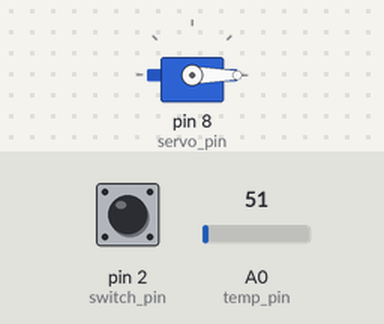
This program was run on a simulated Arduino Mega 2560, built with avr-gcc and run on an emulated ATmega2560. On the bench: servo. Inputs (shaded band) come from the test bench; at power-on: pin 2 (switch_pin) HIGH, A0 (temp_pin) = 51.

Above: at 0.05 s.
At 5.35 s:
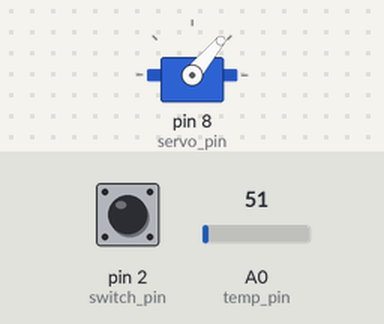
At 8.0 s:
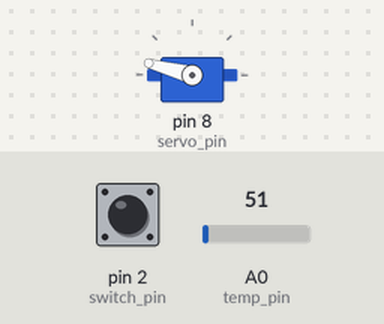
At 10.65 s:
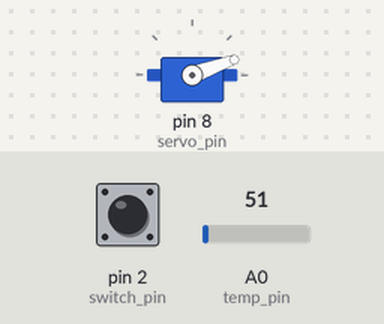
Timing chart, 0 to 14.3 s (numbered marks = the images above):
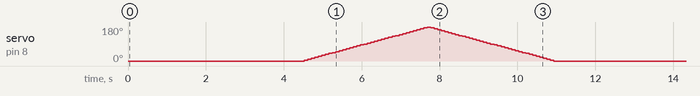

The program:

main.cpp
```cpp
#include <Servo.h>
#include <Arduino.h>
#include <Arduino_FreeRTOS.h>
#include <task.h>
#include <queue.h>

/*
 * File: rtwtypes.h
 *
 * Code generated for Simulink model 'ex5_StateChart1'.
 *
 * Model version                  : 1.21
 * Simulink Coder version         : 24.1 (R2024a) 19-Nov-2023
 * C/C++ source code generated on : Fri Dec 13 20:31:26 2024
 *
 * Target selection: ert.tlc
 * Embedded hardware selection: Intel->x86-64 (Windows64)
 * Code generation objectives: Unspecified
 * Validation result: Not run
 */

#ifndef RTWTYPES_H
#define RTWTYPES_H

/* Logical type definitions */
#if (!defined(__cplusplus))
#ifndef false
#define false                          (0U)
#endif

#ifndef true
#define true                           (1U)
#endif
#endif

/*=======================================================================*
 * Target hardware information
 *   Device type: Intel->x86-64 (Windows64)
 *   Number of bits:     char:   8    short:   16    int:  32
 *                       long:  32
 *                       native word size:  64
 *   Byte ordering: LittleEndian
 *   Signed integer division rounds to: Zero
 *   Shift right on a signed integer as arithmetic shift: on
 *=======================================================================*/

/*=======================================================================*
 * Fixed width word size data types:                                     *
 *   int8_T, int16_T, int32_T     - signed 8, 16, or 32 bit integers     *
 *   uint8_T, uint16_T, uint32_T  - unsigned 8, 16, or 32 bit integers   *
 *   real32_T, real64_T           - 32 and 64 bit floating point numbers *
 *=======================================================================*/
typedef signed char int8_T;
typedef unsigned char uint8_T;
typedef short int16_T;
typedef unsigned short uint16_T;
typedef int int32_T;
typedef unsigned int uint32_T;
typedef float real32_T;
typedef double real64_T;

/*===========================================================================*
 * Generic type definitions: boolean_T, char_T, byte_T, int_T, uint_T,       *
 *                           real_T, time_T, ulong_T.                        *
 *===========================================================================*/
typedef double real_T;
typedef double time_T;
typedef unsigned char boolean_T;
typedef int int_T;
typedef unsigned int uint_T;
typedef unsigned long ulong_T;
typedef char char_T;
typedef unsigned char uchar_T;
typedef char_T byte_T;

/*===========================================================================*
 * Complex number type definitions                                           *
 *===========================================================================*/
#define CREAL_T

typedef struct {
  real32_T re;
  real32_T im;
} creal32_T;

typedef struct {
  real64_T re;
  real64_T im;
} creal64_T;

typedef struct {
  real_T re;
  real_T im;
} creal_T;

#define CINT8_T

typedef struct {
  int8_T re;
  int8_T im;
} cint8_T;

#define CUINT8_T

typedef struct {
  uint8_T re;
  uint8_T im;
} cuint8_T;

#define CINT16_T

typedef struct {
  int16_T re;
  int16_T im;
} cint16_T;

#define CUINT16_T

typedef struct {
  uint16_T re;
  uint16_T im;
} cuint16_T;

#define CINT32_T

typedef struct {
  int32_T re;
  int32_T im;
} cint32_T;

#define CUINT32_T

typedef struct {
  uint32_T re;
  uint32_T im;
} cuint32_T;

/*=======================================================================*
 * Min and Max:                                                          *
 *   int8_T, int16_T, int32_T     - signed 8, 16, or 32 bit integers     *
 *   uint8_T, uint16_T, uint32_T  - unsigned 8, 16, or 32 bit integers   *
 *=======================================================================*/
#define MAX_int8_T                     ((int8_T)(127))
#define MIN_int8_T                     ((int8_T)(-128))
#define MAX_uint8_T                    ((uint8_T)(255U))
#define MAX_int16_T                    ((int16_T)(32767))
#define MIN_int16_T                    ((int16_T)(-32768))
#define MAX_uint16_T                   ((uint16_T)(65535U))
#define MAX_int32_T                    ((int32_T)(2147483647))
#define MIN_int32_T                    ((int32_T)(-2147483647-1))
#define MAX_uint32_T                   ((uint32_T)(0xFFFFFFFFU))

/* Block D-Work pointer type */
typedef void * pointer_T;

#endif                                 /* RTWTYPES_H */

/*
 * File trailer for generated code.
 *
 * [EOF]
 */

/*
 * File: ex5_StateChart1_types.h
 *
 * Code generated for Simulink model 'ex5_StateChart1'.
 *
 * Model version                  : 1.21
 * Simulink Coder version         : 24.1 (R2024a) 19-Nov-2023
 * C/C++ source code generated on : Fri Dec 13 20:31:26 2024
 *
 * Target selection: ert.tlc
 * Embedded hardware selection: Intel->x86-64 (Windows64)
 * Code generation objectives: Unspecified
 * Validation result: Not run
 */

#ifndef ex5_StateChart1_types_h_
#define ex5_StateChart1_types_h_

/* Forward declaration for rtModel */
typedef struct tag_RTM_ex5_StateChart1_T RT_MODEL_ex5_StateChart1_T;

#endif                                 /* ex5_StateChart1_types_h_ */

/*
 * File trailer for generated code.
 *
 * [EOF]
 */

/*
 * File: ex5_StateChart1.h
 *
 * Code generated for Simulink model 'ex5_StateChart1'.
 *
 * Model version                  : 1.21
 * Simulink Coder version         : 24.1 (R2024a) 19-Nov-2023
 * C/C++ source code generated on : Fri Dec 13 20:31:26 2024
 *
 * Target selection: ert.tlc
 * Embedded hardware selection: Intel->x86-64 (Windows64)
 * Code generation objectives: Unspecified
 * Validation result: Not run
 */

#ifndef ex5_StateChart1_h_
#define ex5_StateChart1_h_
#ifndef ex5_StateChart1_COMMON_INCLUDES_
#define ex5_StateChart1_COMMON_INCLUDES_
//#include "rtwtypes.h"
#endif                                 /* ex5_StateChart1_COMMON_INCLUDES_ */

//#include "ex5_StateChart1_types.h"

/* Macros for accessing real-time model data structure */
#ifndef rtmGetErrorStatus
#define rtmGetErrorStatus(rtm)         ((rtm)->errorStatus)
#endif

#ifndef rtmSetErrorStatus
#define rtmSetErrorStatus(rtm, val)    ((rtm)->errorStatus = (val))
#endif

/* Block states (default storage) for system '<Root>' */
typedef struct {
  real_T ctr_dc;                       /* '<Root>/Chart1' */
  real_T ctr_servo;                    /* '<Root>/Chart1' */
  real_T DC_PERIOD;                    /* '<Root>/Chart1' */
  uint8_T is_active_c2_ex5_StateChart1;/* '<Root>/Chart1' */
  uint8_T is_Servo_Motor;              /* '<Root>/Chart1' */
} DW_ex5_StateChart1_T;

/* External inputs (root inport signals with default storage) */
typedef struct {
  real_T temp_adc;                     /* '<Root>/temp_adc' */
  real_T switch_on;                    /* '<Root>/switch_on' */
} ExtU_ex5_StateChart1_T;

/* External outputs (root outports fed by signals with default storage) */
typedef struct {
  real_T servo_rotate;                 /* '<Root>/servo_rotate' */
  real_T dc_speed;                     /* '<Root>/dc_speed' */
} ExtY_ex5_StateChart1_T;

/* Real-time Model Data Structure */
struct tag_RTM_ex5_StateChart1_T {
  const char_T * volatile errorStatus;
};

/* Block states (default storage) */
extern DW_ex5_StateChart1_T ex5_StateChart1_DW;

/* External inputs (root inport signals with default storage) */
extern ExtU_ex5_StateChart1_T ex5_StateChart1_U;

/* External outputs (root outports fed by signals with default storage) */
extern ExtY_ex5_StateChart1_T ex5_StateChart1_Y;

/* Model entry point functions */
extern void ex5_StateChart1_initialize(void);
extern void ex5_StateChart1_step(void);
extern void ex5_StateChart1_terminate(void);

/* Real-time Model object */
extern RT_MODEL_ex5_StateChart1_T *const ex5_StateChart1_M;

/*-
 * These blocks were eliminated from the model due to optimizations:
 *
 * Block '<Root>/Constant2' : Unused code path elimination
 * Block '<Root>/Constant3' : Unused code path elimination
 */

/*-
 * The generated code includes comments that allow you to trace directly
 * back to the appropriate location in the model.  The basic format
 * is <system>/block_name, where system is the system number (uniquely
 * assigned by Simulink) and block_name is the name of the block.
 *
 * Use the MATLAB hilite_system command to trace the generated code back
 * to the model.  For example,
 *
 * hilite_system('<S3>')    - opens system 3
 * hilite_system('<S3>/Kp') - opens and selects block Kp which resides in S3
 *
 * Here is the system hierarchy for this model
 *
 * '<Root>' : 'ex5_StateChart1'
 * '<S1>'   : 'ex5_StateChart1/CelsiusScaler Subsystem'
 * '<S2>'   : 'ex5_StateChart1/Chart1'
 */
#endif                                 /* ex5_StateChart1_h_ */

/*
 * File trailer for generated code.
 *
 * [EOF]
 */

/*
 * File: ex5_StateChart1.c
 *
 * Code generated for Simulink model 'ex5_StateChart1'.
 *
 * Model version                  : 1.21
 * Simulink Coder version         : 24.1 (R2024a) 19-Nov-2023
 * C/C++ source code generated on : Fri Dec 13 20:31:26 2024
 *
 * Target selection: ert.tlc
 * Embedded hardware selection: Intel->x86-64 (Windows64)
 * Code generation objectives: Unspecified
 * Validation result: Not run
 */

//#include "ex5_StateChart1.h"
//#include "rtwtypes.h"

/* Named constants for Chart: '<Root>/Chart1' */
#define ex5_StateC_IN_Counter_ClockWise ((uint8_T)2U)
#define ex5_StateCha_FAST_MODE_DURATION (5000.0)
#define ex5_StateCha_SLOW_MODE_DURATION (10000.0)
#define ex5_StateChart1_DC_MAX_SPEED   (255.0)
#define ex5_StateChart1_IN_ClockWise   ((uint8_T)1U)
#define ex5_StateChart1_IN_Natural     ((uint8_T)3U)
#define ex5_StateChart1_STEP_SIZE      (100.0)

/* Block states (default storage) */
DW_ex5_StateChart1_T ex5_StateChart1_DW;

/* External inputs (root inport signals with default storage) */
ExtU_ex5_StateChart1_T ex5_StateChart1_U;

/* External outputs (root outports fed by signals with default storage) */
ExtY_ex5_StateChart1_T ex5_StateChart1_Y;

/* Real-time model */
static RT_MODEL_ex5_StateChart1_T ex5_StateChart1_M_;
RT_MODEL_ex5_StateChart1_T *const ex5_StateChart1_M = &ex5_StateChart1_M_;

/* Model taskStep function */
void ex5_StateChart1_step(void)
{
  real_T tmp;

  /* Chart: '<Root>/Chart1' incorporates:
   *  Inport: '<Root>/switch_on'
   */
  if (ex5_StateChart1_DW.is_active_c2_ex5_StateChart1 == 0U) {
    ex5_StateChart1_DW.is_active_c2_ex5_StateChart1 = 1U;
    ex5_StateChart1_DW.is_Servo_Motor = ex5_StateChart1_IN_Natural;
  } else {
    switch (ex5_StateChart1_DW.is_Servo_Motor) {
     case ex5_StateChart1_IN_ClockWise:
      if (ex5_StateChart1_DW.ctr_servo >= 35.0) {
        /* Outport: '<Root>/servo_rotate' */
        ex5_StateChart1_Y.servo_rotate = -1.0;
        ex5_StateChart1_DW.ctr_servo = 0.0;
        ex5_StateChart1_DW.is_Servo_Motor = ex5_StateC_IN_Counter_ClockWise;
      } else if (ex5_StateChart1_DW.ctr_servo < 35.0) {
        ex5_StateChart1_DW.ctr_servo++;
        ex5_StateChart1_DW.is_Servo_Motor = ex5_StateChart1_IN_ClockWise;
      }
      break;

     case ex5_StateC_IN_Counter_ClockWise:
      if (ex5_StateChart1_DW.ctr_servo < 35.0) {
        ex5_StateChart1_DW.ctr_servo++;
        ex5_StateChart1_DW.is_Servo_Motor = ex5_StateC_IN_Counter_ClockWise;
      } else if (ex5_StateChart1_DW.ctr_servo >= 35.0) {
        /* Outport: '<Root>/servo_rotate' */
        ex5_StateChart1_Y.servo_rotate = 0.0;
        ex5_StateChart1_DW.ctr_servo = 0.0;
        ex5_StateChart1_DW.is_Servo_Motor = ex5_StateChart1_IN_Natural;
      }
      break;

     default:
      /* case IN_Natural: */
      tmp = (ex5_StateCha_SLOW_MODE_DURATION - ex5_StateChart1_U.switch_on *
             ex5_StateCha_FAST_MODE_DURATION) / ex5_StateChart1_STEP_SIZE - 1.0;
      if (ex5_StateChart1_DW.ctr_servo >= tmp) {
        /* Outport: '<Root>/servo_rotate' */
        ex5_StateChart1_Y.servo_rotate = 1.0;
        ex5_StateChart1_DW.ctr_servo = 0.0;
        ex5_StateChart1_DW.is_Servo_Motor = ex5_StateChart1_IN_ClockWise;
      } else if (ex5_StateChart1_DW.ctr_servo < tmp) {
        ex5_StateChart1_DW.ctr_servo++;
        ex5_StateChart1_DW.is_Servo_Motor = ex5_StateChart1_IN_Natural;
      }
      break;
    }

    tmp = ex5_StateChart1_DW.DC_PERIOD / ex5_StateChart1_STEP_SIZE - 1.0;
    if (ex5_StateChart1_DW.ctr_dc < tmp) {
      ex5_StateChart1_DW.ctr_dc++;
    } else if (ex5_StateChart1_DW.ctr_dc >= tmp) {
      /* Outport: '<Root>/dc_speed' incorporates:
       *  Constant: '<S1>/Constant'
       *  Gain: '<S1>/Gain'
       *  Inport: '<Root>/temp_adc'
       *  Sum: '<S1>/Sum'
       *  Sum: '<S1>/Sum1'
       */
      ex5_StateChart1_Y.dc_speed = (((ex5_StateChart1_U.temp_adc - 20.0) *
        0.48816568047337278 - 40.0) - 20.0) * ex5_StateChart1_DC_MAX_SPEED /
        275.5;
      ex5_StateChart1_DW.ctr_dc = 0.0;
    }
  }

  /* End of Chart: '<Root>/Chart1' */
}

/* Model initialize function */
void ex5_StateChart1_initialize(void)
{
  /* SystemInitialize for Chart: '<Root>/Chart1' */
  ex5_StateChart1_DW.DC_PERIOD = 1000.0;
}

/* Model terminate function */
void ex5_StateChart1_terminate(void)
{
  /* (no terminate code required) */
}

/*
 * File trailer for generated code.
 *
 * [EOF]
 */


#define switch_pin 2
#define temp_pin A0
#define servo_pin 8
#define dc_IN2_pin 9
#define dc_IN1_pin 10
#define dc_ENA_pin 11

#define servo_angle_change 5

Servo servo;
QueueHandle_t dcSpeedQueue;
QueueHandle_t servoAngleQueue;


void taskTemperature(void *p) {
  for (;;)
  {
    ex5_StateChart1_U.temp_adc = analogRead(temp_pin);
    vTaskDelay(1000 / portTICK_PERIOD_MS);
  }
}

void taskSwitchButton(void *p) {
  for (;;)
  {
    ex5_StateChart1_U.switch_on = digitalRead(switch_pin);
    vTaskDelay(100 / portTICK_PERIOD_MS);
  }
}

void taskStep(void *p) {
  int angle = 0;

  for (;;)
  {
    ex5_StateChart1_step();

    int servo_rotate = ex5_StateChart1_Y.servo_rotate;
    if (servo_rotate != 0)
    {
      angle += servo_rotate * servo_angle_change;
    }

    xQueueSend(dcSpeedQueue, &ex5_StateChart1_Y.dc_speed, portMAX_DELAY);
    xQueueSend(servoAngleQueue, &angle, portMAX_DELAY);

    vTaskDelay(ex5_StateChart1_STEP_SIZE / portTICK_PERIOD_MS);
  }
}


void taskDcMotor(void *p) {
  int dc_speed = 0;
  for (;;)
  {
    if (xQueueReceive(dcSpeedQueue, &dc_speed, portMAX_DELAY) == pdPASS) {
      analogWrite(dc_ENA_pin, dc_speed);
    }
  }
}

void taskServo(void *p) {
  int angle = 0;
  for (;;)
  {
    if (xQueueReceive(servoAngleQueue, &angle, portMAX_DELAY) == pdPASS) {
      servo.write(angle);
    }
  }
}

void setup() {

  // put your setup code here, to run once:
  pinMode(switch_pin, INPUT);
  pinMode(temp_pin, INPUT);
  servo.attach(servo_pin);
  pinMode(dc_IN2_pin, OUTPUT);
  pinMode(dc_IN1_pin, OUTPUT);
  pinMode(dc_ENA_pin, OUTPUT);

  digitalWrite(dc_IN2_pin, 0);
  digitalWrite(dc_IN1_pin, 1);
  analogWrite(dc_ENA_pin, 0);
  servo.write(0);

  // queue
  dcSpeedQueue = xQueueCreate(5, sizeof(int));
  servoAngleQueue = xQueueCreate(5, sizeof(int));

  // Create task
  xTaskCreate(taskTemperature, "taskTemperature", 128, NULL, 2, NULL);
  xTaskCreate(taskSwitchButton, "taskSwitchButton", 128, NULL, 2, NULL);
  if (dcSpeedQueue != NULL && servoAngleQueue != NULL) {
    xTaskCreate(taskStep, "taskStep", 128, NULL, 1, NULL);
    xTaskCreate(taskDcMotor, "taskDcMotor", 128, NULL, 0, NULL);
    xTaskCreate(taskServo, "taskServo", 128, NULL, 0, NULL);
  }
}

void loop() {
  // loop
}
```
